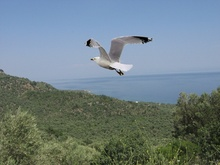
%> input picture Algorithms/CFA3/tampered2.jpg, 220 x 165 px, shrunk from 2272 x 1704 before the run
$ octave --eval "result = CFATamperDetection_F2(imread('tampered2.jpg'));"   (GNU Octave 9; MATLAB toolbox functions it lacks are replaced by stand-ins)
%> lines starting %> are read from the running program, lines starting %| are printed output that depends on the picture
### Algorithms/CFA3/bilinInterp.m
function [ Out_Im ] = bilinInterp( CFAIm,BinFilter,CFA )
%BILININTERP Summary of this function goes here
%   Detailed explanation goes here

MaskMin=1/4*[1 2 1;2 4 2;1 2 1];
MaskMaj=1/4*[0 1 0;1 4 1;0 1 0];

if ~isempty(find(diff(CFA)==0)) ||  ~isempty(find(diff(CFA')==0))
    MaskMaj=MaskMaj.*2;
end


Mask=repmat(MaskMin,[1,1,3]);
[a,Maj]=max(sum(sum(BinFilter)));
Mask(:,:,Maj)=MaskMaj;

Out_Im=zeros(size(CFAIm));


for ii=1:3
    Mixed_im=zeros([size(CFAIm,1),size(CFAIm,2)]);

    Orig_Layer=CFAIm(:,:,ii);
%    figure(11);   image(Orig_Layer);colormap(gray(255));
    Interp_Layer=imfilter(Orig_Layer,Mask(:,:,ii));
%    figure(12);   image(Interp_Layer);colormap(gray(255));
    Mixed_im(BinFilter(:,:,ii)==0)=Interp_Layer(BinFilter(:,:,ii)==0);
 %   figure(13);   image(Mixed_im);colormap(gray(255));
    Mixed_im(BinFilter(:,:,ii)==1)=Orig_Layer(BinFilter(:,:,ii)==1);
    Out_Im(:,:,ii)=Mixed_im;
end
% [5 lines of commented-out code are left out]

Out_Im=uint8(Out_Im);

### Algorithms/CFA3/DTWDenoise.m
function [noise]=DTWDenoise(I, Depth,nor)
    % emir - denoising
    % formerly denoiseit4.m, acquired by Ahmet Emir Dirik

    [m n d]=size(I);
    if d==1
        I(:,:,2)=I;
    end
    w=max([m n]);

    I=I(:,:,2);

    w2=2^ceil(log2(w));
    I0=randn(w2);
    I0(1:m,1:n)=I;

    DEN=denoising_dtdwt(I0, Depth, nor);
    noise=I-DEN(1:m,1:n);

    return

### Algorithms/CFA3/denoising_dtdwt.m
function y = denoising_dtdwt(x,Depth,nor)
% Local Adaptive Image Denoising Algorithm
% Usage :
%        y = denoising_dtdwt(x)
% INPUT :
%        x - a noisy image
% OUTPUT :
%        y - the corresponding denoised image

% Set the windowsize and the corresponding filter
windowsize  = 7;
windowfilt = ones(1,windowsize)/windowsize;

% Number of Stages
J = Depth;
if 2^(J+1)>=min(size(x))
    J=floor(log2(min(size(x)))-2);
    %disp(['Level set too deep, reducing to ' num2str(J)]);
end
I=sqrt(-1);

% symmetric extension
L = length(x); % length of the original image.
N = L+2^J;     % length after extension.
x = symextend(x,2^(J-1));

%load nor_dualtree    % run normaliz_coefcalc_dual_tree to generate this mat file.

% Forward dual-tree DWT
% Either FSfarras or AntonB function can be used to compute the stage 1 filters
%[Faf, Fsf] = FSfarras;
[Faf, Fsf] = AntonB;
[af, sf] = dualfilt1;
W = cplxdual2D(x, J, Faf, af);
W = normcoef(W,J,nor);


% Noise variance estimation using robust median estimator..
tmp = W{1}{1}{1}{1};
Nsig = median(abs(tmp(:)))/0.6745;

for scale = 1:J-1
    for dir = 1:2
        for dir1 = 1:3

            % Noisy complex coefficients
            %Real part
            Y_coef_real = W{scale}{1}{dir}{dir1};
            % imaginary part
            Y_coef_imag = W{scale}{2}{dir}{dir1};
            % The corresponding noisy parent coefficients
            %Real part
            Y_parent_real = W{scale+1}{1}{dir}{dir1};
            % imaginary part
            Y_parent_imag = W{scale+1}{2}{dir}{dir1};
            % Extend noisy parent matrix to make the matrix size the same as the coefficient matrix.
            Y_parent_real  = expand(Y_parent_real);
            Y_parent_imag  = expand(Y_parent_imag);

            % Signal variance estimation
            Wsig = conv2(windowfilt,windowfilt,(Y_coef_real).^2,'same');
            Ssig = sqrt(max(Wsig-Nsig.^2,eps));

            % Threshold value estimation
            T = sqrt(3)*Nsig^2./Ssig;

            % Bivariate Shrinkage
            Y_coef = Y_coef_real+I*Y_coef_imag;
            Y_parent = Y_parent_real + I*Y_parent_imag;
            Y_coef = bishrink(Y_coef,Y_parent,T);
            W{scale}{1}{dir}{dir1} = real(Y_coef);
            W{scale}{2}{dir}{dir1} = imag(Y_coef);

        end
    end
end

% Inverse Transform
W = unnormcoef(W,J,nor);
y = icplxdual2D(W, J, Fsf, sf);

% Extract the image
ind = 2^(J-1)+1:2^(J-1)+L;
y = y(ind,ind);

### Algorithms/CFA3/symextend.m
function [y] = symextend(x,Nnum)

y(:,1:Nnum) = fliplr(x(:,1:Nnum));
y = [fliplr(x(:,1:Nnum)) x x(:,end:-1:end-Nnum+1)];
y = [flipud(y(1:Nnum,:)); y ;y(end:-1:end-Nnum+1,:)];

### Algorithms/CFA3/cplxdual2D.m
function w = cplxdual2D(x, J, Faf, af)

% Dual-Tree Complex 2D Discrete Wavelet Transform
%
% USAGE:
%   w = cplxdual2D(x, J, Faf, af)
% INPUT:
%   x - 2-D array
%   J - number of stages
%   Faf{i}: first stage filters for tree i
%   af{i}:  filters for remaining stages on tree i
% OUTPUT:
%   w{j}{i}{d1}{d2} - wavelet coefficients
%       j = 1..J (scale)
%       i = 1 (real part); i = 2 (imag part)
%       d1 = 1,2; d2 = 1,2,3 (orientations)
%   w{J+1}{m}{n} - lowpass coefficients
%       d1 = 1,2; d2 = 1,2
% EXAMPLE:
%   x = rand(256);
%   J = 5;
%   [Faf, Fsf] = FSfarras;
%   [af, sf] = dualfilt1;
%   w = cplxdual2D(x, J, Faf, af);
%   y = icplxdual2D(w, J, Fsf, sf);
%   err = x - y;
%   max(max(abs(err)))
%
% WAVELET SOFTWARE AT POLYTECHNIC UNIVERSITY, BROOKLYN, NY
% http://taco.poly.edu/WaveletSoftware/

% normalization
x = x/2;

for m = 1:2
    for n = 1:2
        [lo w{1}{m}{n}] = afb2D(x, Faf{m}, Faf{n});
        for j = 2:J
            [lo w{j}{m}{n}] = afb2D(lo, af{m}, af{n});
        end
        w{J+1}{m}{n} = lo;
    end
end

for j = 1:J
    for m = 1:3
        [w{j}{1}{1}{m} w{j}{2}{2}{m}] = pm(w{j}{1}{1}{m},w{j}{2}{2}{m});
        [w{j}{1}{2}{m} w{j}{2}{1}{m}] = pm(w{j}{1}{2}{m},w{j}{2}{1}{m});
    end
end

### Algorithms/CFA3/normcoef.m
function [W]= normcoef(W,L,nor)


for scale = 1:L
    for part = 1:2
	for dir = 1:2
		for dir1 = 1:3
			W{scale}{part}{dir}{dir1} = W{scale}{part}{dir}{dir1}/nor{scale}{part}{dir}{dir1};
		end
	end
    end
end

### Algorithms/CFA3/unnormcoef.m
function [W]= unnormcoef(W,L,nor)


for scale = 1:L
    for part = 1:2
	for dir = 1:2
		for dir1 = 1:3
			W{scale}{part}{dir}{dir1} = W{scale}{part}{dir}{dir1}*nor{scale}{part}{dir}{dir1};
		end
	end
    end
end

### Algorithms/CFA3/icplxdual2D.m
function y = icplxdual2D(w, J, Fsf, sf)

% Inverse Dual-Tree Complex 2D Discrete Wavelet Transform
%
% USAGE:
%   y = icplxdual2D(w, J, Fsf, sf)
% INPUT:
%   w - wavelet coefficients
%   J - number of stages
%   Fsf - synthesis filters for final stage
%   sf - synthesis filters for preceeding stages
% OUTPUT:
%   y - output array
% See cplxdual2D
%
% WAVELET SOFTWARE AT POLYTECHNIC UNIVERSITY, BROOKLYN, NY
% http://taco.poly.edu/WaveletSoftware/

for j = 1:J
    for m = 1:3
        [w{j}{1}{1}{m} w{j}{2}{2}{m}] = pm(w{j}{1}{1}{m},w{j}{2}{2}{m});
        [w{j}{1}{2}{m} w{j}{2}{1}{m}] = pm(w{j}{1}{2}{m},w{j}{2}{1}{m});
    end
end

y = zeros(size(w{1}{1}{1}{1})*2);
for m = 1:2
    for n = 1:2
        lo = w{J+1}{m}{n};
        for j = J:-1:2
            lo = sfb2D(lo, w{j}{m}{n}, sf{m}, sf{n});
        end
        lo = sfb2D(lo, w{1}{m}{n}, Fsf{m}, Fsf{n});
        y = y + lo;
    end
end

% normalization
y = y/2;

### Algorithms/CFA3/AntonB.m
function [af, sf] = AntonB


a0 = [
   0
   0.02674875741081
  -0.01686411844287
  -0.07822326652899
   0.26686411844288
   0.60294901823636
   0.26686411844287
  -0.07822326652899
  -0.01686411844287
   0.02674875741081
   0
   0
];

a1 = [
   0
   0
   0
   0.04563588155712
  -0.02877176311425
  -0.29563588155712
   0.55754352622850
  -0.29563588155713
  -0.02877176311425
   0.04563588155712
   0
   0
];

s0 = [
   0
   0
   0
  -0.04563588155712
  -0.02877176311425
   0.29563588155712
   0.55754352622850
   0.29563588155713
  -0.02877176311425
  -0.04563588155712
   0
   0
];

s1 = [
   0
   0.02674875741081
   0.01686411844287
  -0.07822326652899
  -0.26686411844288
   0.60294901823636
  -0.26686411844287
  -0.07822326652899
   0.01686411844287
   0.02674875741081
   0
   0
];

s0 = 2*s0;
s1 = 2*s1;

aa0 = [
   0
   0
   0.02674875741081
  -0.01686411844287
  -0.07822326652899
   0.26686411844288
   0.60294901823636
   0.26686411844287
  -0.07822326652899
  -0.01686411844287
   0.02674875741081
   0
];

aa1 = [
   0
   0
   0
   0
   0.04563588155712
  -0.02877176311425
  -0.29563588155712
   0.55754352622850
  -0.29563588155713
  -0.02877176311425
   0.04563588155712
   0

];

ss0 = [
   0
   0
  -0.04563588155712
  -0.02877176311425
   0.29563588155712
   0.55754352622850
   0.29563588155713
  -0.02877176311425
  -0.04563588155712
   0
   0
   0
];

ss1 = [
   0.02674875741081
   0.01686411844287
  -0.07822326652899
  -0.26686411844288
   0.60294901823636
  -0.26686411844287
  -0.07822326652899
   0.01686411844287
   0.02674875741081
   0
0
0
];

ss0 = 2*ss0;
ss1 = 2*ss1;


af{1} = [a0 a1];

sf{1} = [s0 s1];

af{2} = [aa0 aa1];

sf{2} = [ss0 ss1];

### Algorithms/CFA3/dualfilt1.m
function [af, sf] = dualfilt1

% Kingsbury Q-filters for the dual-tree complex DWT
%
% USAGE:
%    [af, sf] = dualfilt1
% OUTPUT:
%    af{i}, i = 1,2 - analysis filters for tree i
%    sf{i}, i = 1,2 - synthesis filters for tree i
%    note: af{2} is the reverse of af{1}
% REFERENCE:
%    N. G. Kingsbury,  "A dual-tree complex wavelet
%    transform with improved orthogonality and symmetry
%    properties", Proceedings of the IEEE Int. Conf. on
%    Image Proc. (ICIP), 2000
% See dualtree
%
% WAVELET SOFTWARE AT POLYTECHNIC UNIVERSITY, BROOKLYN, NY
% http://taco.poly.edu/WaveletSoftware/

% These cofficients are rounded to 8 decimal places.

af{1} = [
   0.03516384000000                  0
                  0                  0
  -0.08832942000000  -0.11430184000000
   0.23389032000000                  0
   0.76027237000000   0.58751830000000
   0.58751830000000  -0.76027237000000
                  0   0.23389032000000
  -0.11430184000000   0.08832942000000
                  0                  0
                  0  -0.03516384000000
 ];

af{2} = [
                  0  -0.03516384000000
                  0                  0
  -0.11430184000000   0.08832942000000
                  0   0.23389032000000
   0.58751830000000  -0.76027237000000
   0.76027237000000   0.58751830000000
   0.23389032000000                  0
  -0.08832942000000  -0.11430184000000
                  0                  0
   0.03516384000000                  0
];

sf{1} = af{1}(end:-1:1, :);

sf{2} = af{2}(end:-1:1, :);

### Algorithms/CFA3/CFATamperDetection_F2.m
function [F2Map, CFAOut]=CFATamperDetection_F2(im)
    % This code is based on a package provided by:
    % Dr. Ahmet Emir Dirik, PhD
    % edirik@uludag.edu.tr
    % http://edirik.home.uludag.edu.tr/

    % Code wrapped and integrated by:
    % Dr. Markos Zampoglou, PhD
    % markzampoglou@iti.gr

    StdThresh=5;
    Depth=3;

    im=double(im(1:round(floor(end/(2^Depth))*(2^Depth)),1:round(floor(end/(2^Depth))*(2^Depth)),:));

    SmallCFAList={[2 1;3 2] [2 3;1 2] [3 2;2 1] [1 2;2 3]};
    %LargeCFAList={ [1 2;2 3] [3 2;2 1] [2 1;3 2]  [2 3;1 2] [1 2; 3 1] [1 3;2 1] [2 1;1 3] [3 1;1 2] [3 1;2 3] [3 2;1 3] [1  3;3 2] [2 3;3 1]                  [1 2;1 3] [1 3;1 2] [1 1;2 3] [1 1;3 2] [2 1;3 1] [3 1;2 1] [2 3;1 1] [3 2;1 1] [3 1;3 2] [3 2;3 1] [3 3;1 2] [3 3;2 1] [1 3;2 3] [2 3;1 3] [1 2;3 3] [2 1;3 3]                                                   [2 1;2 3] [2 3;2 1] [2 2;1 3] [2 2;3 1]  [1 2;3 2] [3 2;1 2] [1 3;2 2] [3 1;2 2]};

    CFAList=SmallCFAList;

    %block size
    W1=16;
    W2=96;

    if size(im,1)<W2 | size(im,2)<W2
        F2Map=zeros([size(im,1), size(im,2)]);
        CFAOut=[0 0;0 0];
        return
    end


    W2Overlap=round(W2/2);

    GChannel=double(im(:,:,2));
    %  GDenoised=DTWDenoise(GChannel,NoiseThresh,Depth);
    % GNoiseResidue=GChannel-GDenoised;

    MeanError=inf(length(CFAList),1);

    for TestArray=1:length(CFAList)

        BinFilter=[];
        ProcIm=[];
        CFA=CFAList{TestArray};
        R=CFA==1;
        G=CFA==2;
        B=CFA==3;
        BinFilter(:,:,1)=repmat(R,size(im,1)/2,size(im,2)/2);
        BinFilter(:,:,2)=repmat(G,size(im,1)/2,size(im,2)/2);
        BinFilter(:,:,3)=repmat(B,size(im,1)/2,size(im,2)/2);
        CFAIm=double(im).*BinFilter;
        BilinIm=bilinInterp(CFAIm,BinFilter,CFA);


        ProcIm(:,:,1:3)=im;
        ProcIm(:,:,4:6)=double(BilinIm);

        %ProcIm(:,:,4:6)=(im-double(BilinIm)).^2;

        ProcIm=double(ProcIm);
        BlockResult=blockproc(ProcIm,[W1 W1],@eval_block);

        Stds=BlockResult(:,:,4:6);
        BlockDiffs=BlockResult(:,:,1:3);
        NonSmooth=Stds>StdThresh;


        MeanError(TestArray)=mean(mean(mean(BlockDiffs(NonSmooth))));
        BlockDiffs=BlockDiffs./repmat(sum(BlockDiffs,3),[1 1 3]);
    end
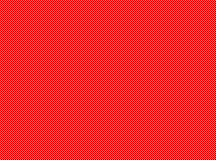
%> BinFilter: size 160x216x3 double; mean R, G, B 0.25, 0.5, 0.25
%> after the loop, MeanError = [96.24; 90.81; 93.42; 93.44]

    [bbb,val]=min(MeanError);
%> bbb = 90.81; val = 2
    CFAOut=CFAList{val}==2;
%> CFAOut = [true false; false true]

    CFAGreen=repmat(CFAOut,round(size(GChannel,1)/2),round(size(GChannel,2)/2));
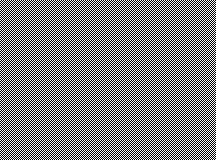
%> CFAGreen: size 160x216 logical; 50% white in thin lines or dots
    ForVarExtraction(:,:,1)=GChannel;
    ForVarExtraction(:,:,2)=CFAGreen;

    ForVarExtraction=double(ForVarExtraction);
    F2Map=blockproc(ForVarExtraction,[W2-W2Overlap W2-W2Overlap],@getCFAVar,'BorderSize',[W2Overlap W2Overlap],'PadMethod','symmetric','TrimBorder',0,'UseParallel',1);

end

function [ Out ] = eval_block( block_struc )
    %EVAL_BLOCK Summary of this function goes here
    %   Detailed explanation goes here
    im=block_struc.data;
    %Out(:,:,1:3)=mean(mean((double(block_struc.data(:,:,1:3))-double(block_struc.data(:,:,4:6))).^2));
    Out(:,:,1)=mean2((double(block_struc.data(:,:,1))-double(block_struc.data(:,:,4))).^2);
    Out(:,:,2)=mean2((double(block_struc.data(:,:,2))-double(block_struc.data(:,:,5))).^2);
    Out(:,:,3)=mean2((double(block_struc.data(:,:,3))-double(block_struc.data(:,:,6))).^2);

    Out(:,:,4)=std(reshape(im(:,:,1),1,numel(im(:,:,1))));
    Out(:,:,5)=std(reshape(im(:,:,2),1,numel(im(:,:,2))));
    Out(:,:,6)=std(reshape(im(:,:,3),1,numel(im(:,:,3))));
end


function [ F2 ] = getCFAVar( block_struc )
    %Wavelet Depth
    Depth=5;
    load('nor_dualtree');
    blockdata=double(block_struc.data);
    G=blockdata(:,:,1);
    GNoise=DTWDenoise(G,Depth,nor);
%> after the loop in cplxdual2D, `for m = 1:2`: w = 6 items
%> in denoising_dtdwt, `tmp = W{1}{1}{1}{1};`:
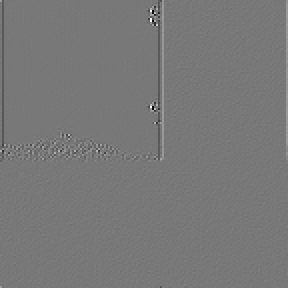
%> tmp: size 144x144 double (shown 2 times larger); min -67.85, max 75.86, mean 0; drawn with min black and max white
%> in denoising_dtdwt, `Nsig = median(abs(tmp(:)))/0.6745;`: Nsig = 0.817
%> in icplxdual2D, `y = zeros(size(w{1}{1}{1}{1})*2);`: y: size 288x288 double; every value is 0
    G_CFA=logical(blockdata(:,:,2));
%> G_CFA: size 144x144 logical; 50% white in thin lines or dots
    GOrig=GNoise(G_CFA);
    GInterp=GNoise(~G_CFA);
    var1=var(GOrig);
%> var1 = 0.162
    var2=var(GInterp);
%> var2 = 0.167
    F2=max([var1/var2 var2/var1]);
%> F2 = 1.03
end
%> call 2 of denoising_dtdwt, with Depth = 5
%> in denoising_dtdwt (call 2), `tmp = W{1}{1}{1}{1};`:
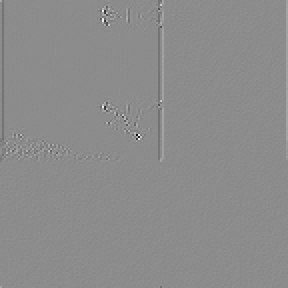
%> tmp: size 144x144 double (shown 2 times larger); min -106.4, max 87.18, mean 0; drawn with min black and max white
%> in denoising_dtdwt (call 2), `Nsig = median(abs(tmp(:)))/0.6745;`: Nsig = 0.86
%> in getCFAVar (call 2), `G_CFA=logical(blockdata(:,:,2));`:
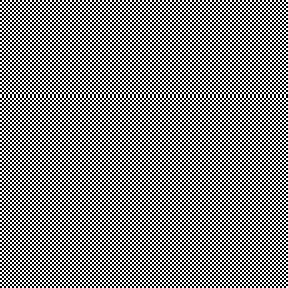
%> G_CFA: size 144x144 logical (shown 2 times larger); 50% white in thin lines or dots
%> in getCFAVar (call 2), `var1=var(GOrig);`: var1 = 0.142
%> in getCFAVar (call 2), `var2=var(GInterp);`: var2 = 0.144
%> in getCFAVar (call 2), `F2=max([var1/var2 var2/var1]);`: F2 = 1.01
%> call 3 of DTWDenoise, with Depth = 5
%> in DTWDenoise (call 3), `noise=I-DEN(1:m,1:n);`:
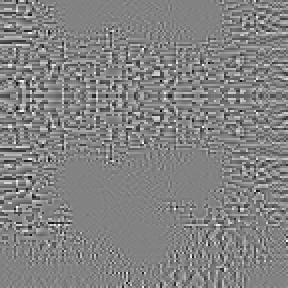
%> noise: size 144x144 double (shown 2 times larger); min -1.69, max 1.6, mean 0.000368; drawn with min black and max white
%> call 4 of symextend, with Nnum = 16
%> in symextend (call 4), `y = [flipud(y(1:Nnum,:)); y ;y(end:-1:end-Nnum+1,:)];`:
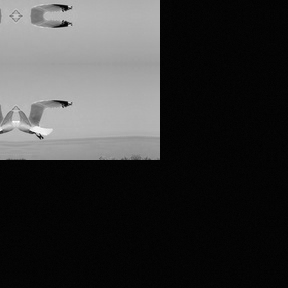
%> y: size 288x288 double; min -4.36, max 240, mean 48.5; drawn with min black and max white
%> in CFATamperDetection_F2, `F2Map=blockproc(ForVarExtraction,[W2-W2Overlap W2-W2Overlap],@getCFAVa..`: F2Map = [1.03 1.01 1.01 1.01 1.02; 1.03 1.01 1.01 1 1.02; 1.01 1.01 1.01 1.01 1; 1.02 1.02 1.05 1.01 1.03]
%> `result = CFATamperDetection_F2(imread('tampered2.jpg'));`: result has the same summary as F2Map in CFATamperDetection_F2
